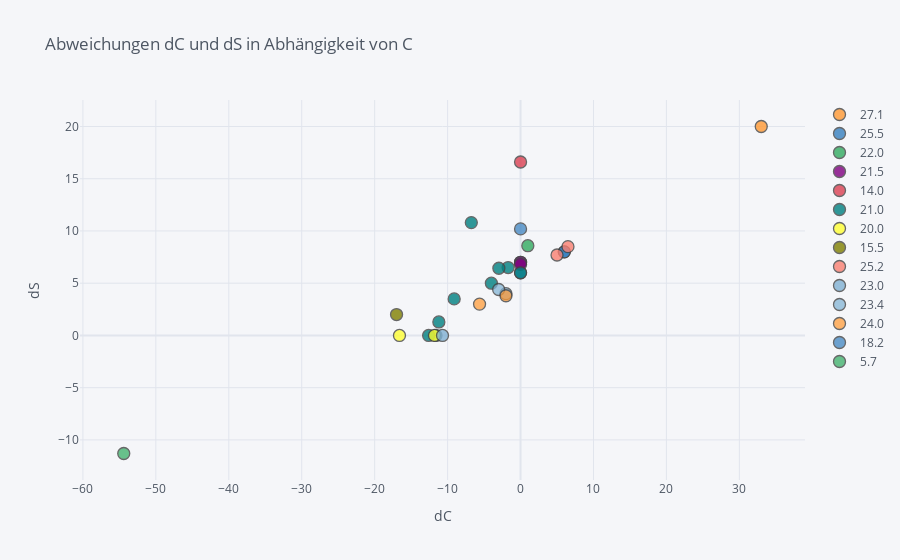

Source (notebook cell):
### Code cell
df.iplot(
x='dC',
y='dS',
# Specify the category
categories='C',
xTitle='dC',
yTitle='dS',
title='Abweichungen dC und dS in Abhängigkeit von C')
plt.show()

### Figure 1 — Plotly figure (JSON) as saved in the notebook; plotly's stock layout.template omitted (floating-point values rounded to 4 significant figures)
{"data": [{"marker": {"color": "rgba(255, 153, 51, 1.0)", "line": {"width": 1.3}, "opacity": 0.8, "size": 12, "symbol": "circle"}, "mode": "markers", "name": "27.1", "textfont": {"color": "#4D5663"}, "type": "scatter", "x": [33.0], "y": [20.0]}, {"marker": {"color": "rgba(55, 128, 191, 1.0)", "line": {"width": 1.3}, "opacity": 0.8, "size": 12, "symbol": "circle"}, "mode": "markers", "name": "25.5", "textfont": {"color": "#4D5663"}, "type": "scatter", "x": [6.0, 6.0, 0.0], "y": [8.0, 8.0, 6.0]}, {"marker": {"color": "rgba(50, 171, 96, 1.0)", "line": {"width": 1.3}, "opacity": 0.8, "size": 12, "symbol": "circle"}, "mode": "markers", "name": "22.0", "textfont": {"color": "#4D5663"}, "type": "scatter", "x": [1.0, 0.0, -11.6], "y": [8.59, 7.0, 0.0]}, {"marker": {"color": "rgba(128, 0, 128, 1.0)", "line": {"width": 1.3}, "opacity": 0.8, "size": 12, "symbol": "circle"}, "mode": "markers", "name": "21.5", "textfont": {"color": "#4D5663"}, "type": "scatter", "x": [0.0, 0.0], "y": [7.0, 6.8]}, {"marker": {"color": "rgba(219, 64, 82, 1.0)", "line": {"width": 1.3}, "opacity": 0.8, "size": 12, "symbol": "circle"}, "mode": "markers", "name": "14.0", "textfont": {"color": "#4D5663"}, "type": "scatter", "x": [0.0], "y": [16.6]}, {"marker": {"color": "rgba(0, 128, 128, 1.0)", "line": {"width": 1.3}, "opacity": 0.8, "size": 12, "symbol": "circle"}, "mode": "markers", "name": "21.0", "textfont": {"color": "#4D5663"}, "type": "scatter", "x": [-1.7, -2.97, -4.0, 0.0, -11.2, -6.75, -9.1, -12.6], "y": [6.5, 6.43, 5.0, 6.0, 1.29, 10.8, 3.5, 0.0]}, {"marker": {"color": "rgba(255, 255, 51, 1.0)", "line": {"width": 1.3}, "opacity": 0.8, "size": 12, "symbol": "circle"}, "mode": "markers", "name": "20.0", "textfont": {"color": "#4D5663"}, "type": "scatter", "x": [-11.8, -16.6], "y": [0.0, 0.0]}, {"marker": {"color": "rgba(128, 128, 0, 1.0)", "line": {"width": 1.3}, "opacity": 0.8, "size": 12, "symbol": "circle"}, "mode": "markers", "name": "15.5", "textfont": {"color": "#4D5663"}, "type": "scatter", "x": [-17.0], "y": [2.0]}, {"marker": {"color": "rgba(251, 128, 114, 1.0)", "line": {"width": 1.3}, "opacity": 0.8, "size": 12, "symbol": "circle"}, "mode": "markers", "name": "25.2", "textfont": {"color": "#4D5663"}, "type": "scatter", "x": [6.5, 5.0], "y": [8.5, 7.7]}, {"marker": {"color": "rgba(128, 177, 211, 1.0)", "line": {"width": 1.3}, "opacity": 0.8, "size": 12, "symbol": "circle"}, "mode": "markers", "name": "23.0", "textfont": {"color": "#4D5663"}, "type": "scatter", "x": [-2.0, -10.7], "y": [4.0, 0.0]}, {"marker": {"color": "rgba(128, 177, 211, 0.8999999999999999)", "line": {"width": 1.3}, "opacity": 0.8, "size": 12, "symbol": "circle"}, "mode": "markers", "name": "23.4", "textfont": {"color": "#4D5663"}, "type": "scatter", "x": [-3.0], "y": [4.4]}, {"marker": {"color": "rgba(255, 153, 51, 0.8999999999999999)", "line": {"width": 1.3}, "opacity": 0.8, "size": 12, "symbol": "circle"}, "mode": "markers", "name": "24.0", "textfont": {"color": "#4D5663"}, "type": "scatter", "x": [-2.0, -5.62], "y": [3.8, 3.0]}, {"marker": {"color": "rgba(55, 128, 191, 0.8999999999999999)", "line": {"width": 1.3}, "opacity": 0.8, "size": 12, "symbol": "circle"}, "mode": "markers", "name": "18.2", "textfont": {"color": "#4D5663"}, "type": "scatter", "x": [0.0], "y": [10.2]}, {"marker": {"color": "rgba(50, 171, 96, 0.8999999999999999)", "line": {"width": 1.3}, "opacity": 0.8, "size": 12, "symbol": "circle"}, "mode": "markers", "name": "5.7", "textfont": {"color": "#4D5663"}, "type": "scatter", "x": [-54.4], "y": [-11.3]}], "layout": {"legend": {"bgcolor": "#F5F6F9", "font": {"color": "#4D5663"}}, "paper_bgcolor": "#F5F6F9", "plot_bgcolor": "#F5F6F9", "title": {"font": {"color": "#4D5663"}, "text": "Abweichungen dC und dS in Abhängigkeit von C"}, "xaxis": {"gridcolor": "#E1E5ED", "showgrid": true, "tickfont": {"color": "#4D5663"}, "title": {"font": {"color": "#4D5663"}, "text": "dC"}, "zerolinecolor": "#E1E5ED"}, "yaxis": {"gridcolor": "#E1E5ED", "showgrid": true, "tickfont": {"color": "#4D5663"}, "title": {"font": {"color": "#4D5663"}, "text": "dS"}, "zerolinecolor": "#E1E5ED"}}}
